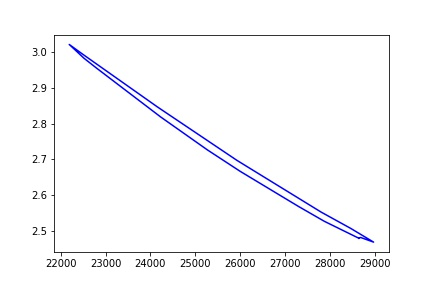
#> input picture closed_curve.jpg, 432 x 288 px
$ python ThermalCamera_temp.py
#> lines starting #> are read from the running program, lines starting #| are printed output that depends on the picture; after the words box and inside, x2 and y2 are one past the last pixel; in counts of white or black regions, pixels touching at a corner belong together
#https://stackoverflow.com/questions/65744862/area-of-a-closed-contour-on-a-plot-using-python-opencv

import cv2
import numpy as np

# read image as grayscale
img = cv2.imread('closed_curve.jpg')
#> img is the input picture: shape (288, 432, 3); mean B, G, R 250.7, 249.1, 249.1

# convert to HSV
hsv = cv2.cvtColor(img, cv2.COLOR_BGR2HSV)
#> hsv: shape (288, 432, 3); mean H, S, V 7.7, 2.3, 250.8

#select blu color range in hsv
lower = (24,128,115)
upper = (164,255,255)

# threshold on blue in hsv
thresh = cv2.inRange(hsv, lower, upper)
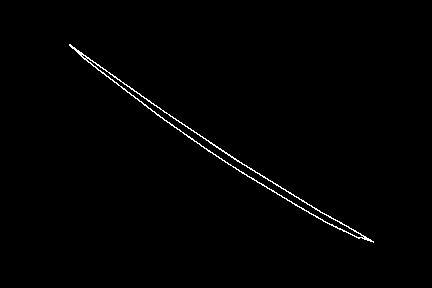
#> thresh: shape (288, 432); 0.83% white in thin lines or dots, all inside (x1, y1, x2, y2) = (69, 44, 374, 243)

# get largest contour
contours = cv2.findContours(thresh, cv2.RETR_EXTERNAL, cv2.CHAIN_APPROX_NONE)
#> contours = 1 contour; box (x1, y1, x2, y2) and area: (69, 44, 374, 243) 2314
contours = contours[0] if len(contours) == 2 else contours[1]
big_contour = max(contours, key=cv2.contourArea)
#> big_contour = contour of 610 points, box (x1, y1, x2, y2) (69, 44, 374, 243), area 2314
area = cv2.contourArea(big_contour)
#> area = 2314
print("Area =",area)
#| Area = 2314.0

# draw filled contour on black background
result = np.zeros_like(thresh)
cv2.drawContours(result, [big_contour], -1, 255, cv2.FILLED)
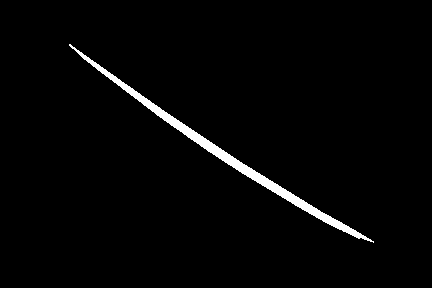
#> result: shape (288, 432); 2.1% white; 1 white region, box (x1, y1, x2, y2) and area: (69, 44, 374, 243) 2620

# view result
cv2.imshow("threshold", thresh)
cv2.imshow("result", result)

cv2.waitKey(0)
cv2.destroyAllWindows()
